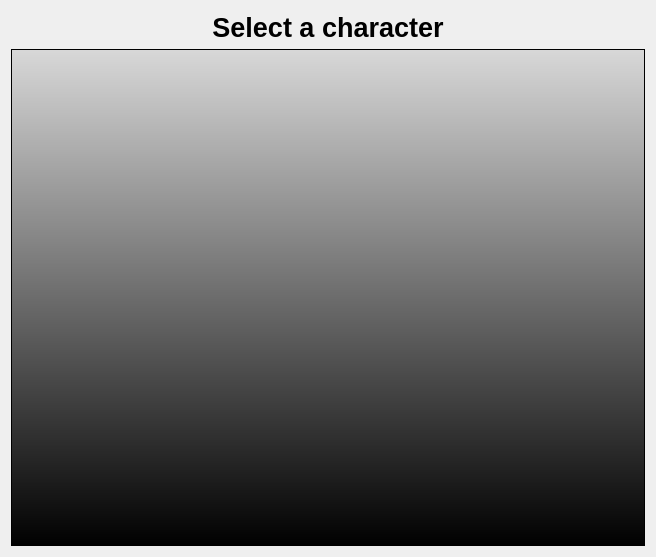
<?xml version="1.0" encoding="UTF-8"?>
<ui version="4.0">
 <class>ViewCharSelection</class>
 <widget class="QWidget" name="ViewCharSelection">
  <property name="geometry">
   <rect>
    <x>0</x>
    <y>0</y>
    <width>656</width>
    <height>557</height>
   </rect>
  </property>
  <property name="windowTitle">
   <string>Form</string>
  </property>
  <property name="autoFillBackground">
   <bool>true</bool>
  </property>
  <layout class="QVBoxLayout" name="verticalLayout">
   <item>
    <widget class="QLabel" name="labelTitle">
     <property name="maximumSize">
      <size>
       <width>16777215</width>
       <height>32</height>
      </size>
     </property>
     <property name="font">
      <font>
       <family>Arial</family>
       <pointsize>20</pointsize>
       <weight>75</weight>
       <bold>true</bold>
      </font>
     </property>
     <property name="text">
      <string>Select a character</string>
     </property>
     <property name="alignment">
      <set>Qt::AlignCenter</set>
     </property>
    </widget>
   </item>
   <item>
    <widget class="QFrame" name="frame">
     <property name="minimumSize">
      <size>
       <width>600</width>
       <height>440</height>
      </size>
     </property>
     <property name="styleSheet">
      <string notr="true">background-color: qlineargradient(spread:pad, x1:0, y1:0, x2:0, y2:1, stop:0 rgba(216, 216, 216, 255), stop:1 rgba(0, 0, 0, 255));</string>
     </property>
     <property name="frameShape">
      <enum>QFrame::StyledPanel</enum>
     </property>
     <property name="frameShadow">
      <enum>QFrame::Sunken</enum>
     </property>
    </widget>
   </item>
  </layout>
 </widget>
 <resources/>
 <connections/>
</ui>
